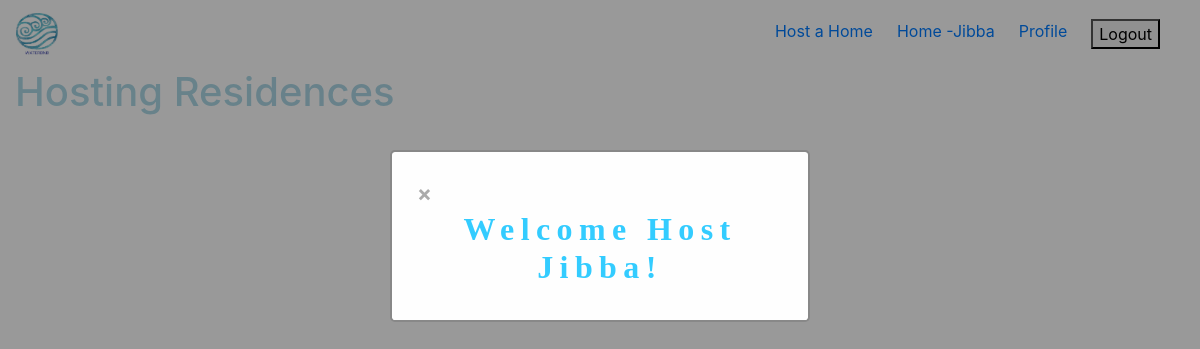
Before: /host_homepage.php (signed in) with the older database file.
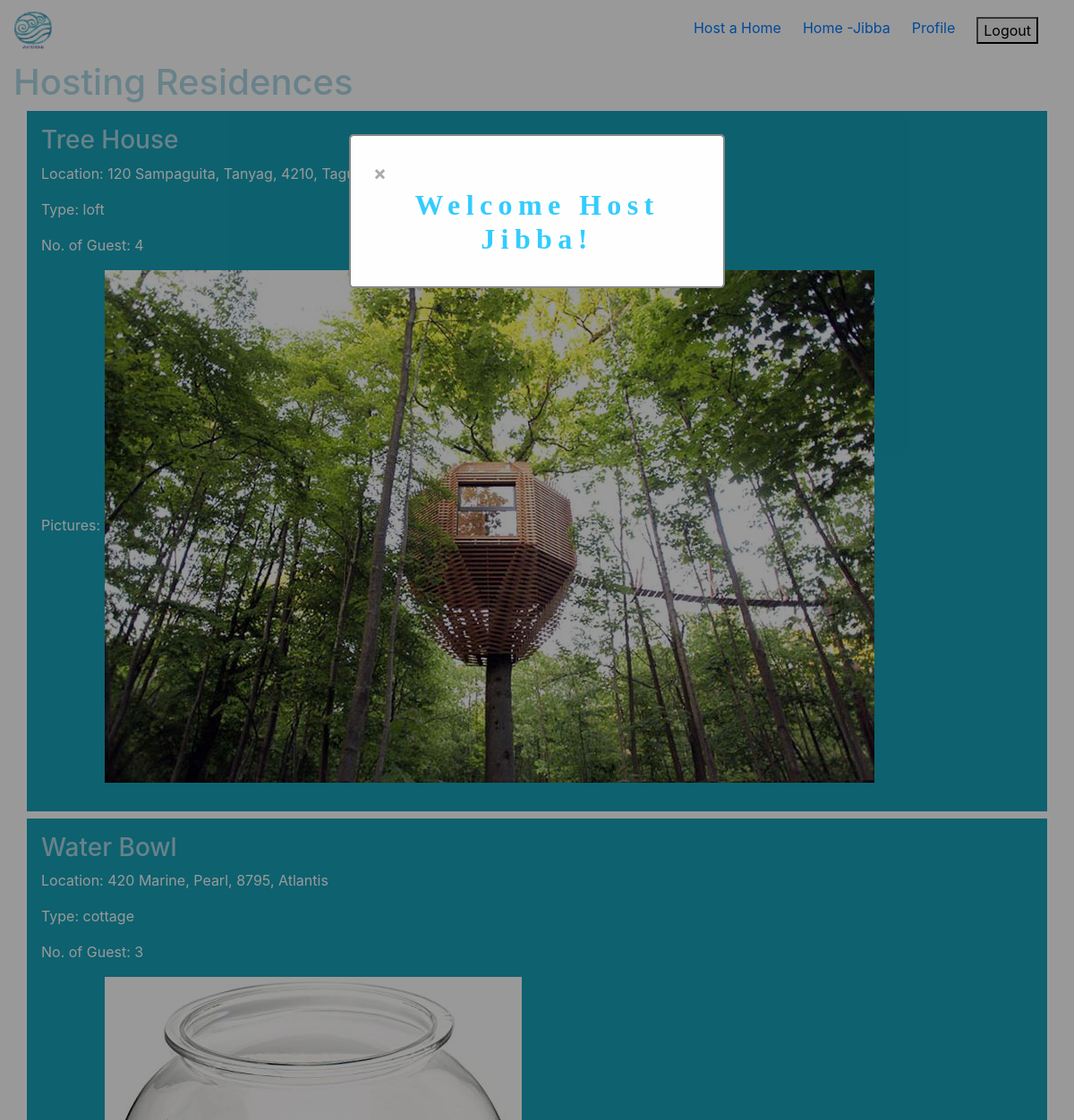
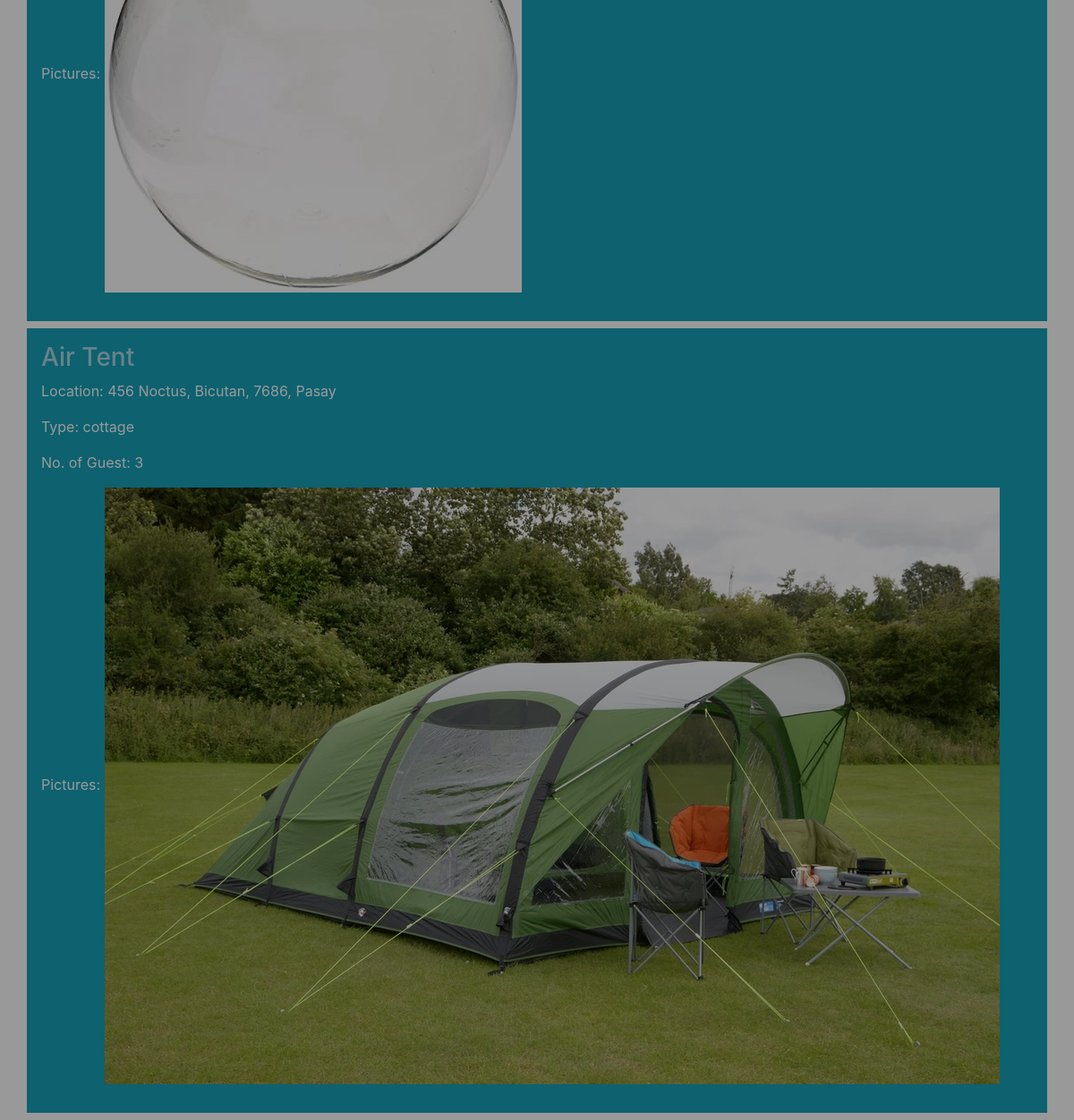
After: the same page with the newer database file (2 pictures, top to bottom).
### tables this page shows
CREATE TABLE `residenceimg` (
  `ImageID` int(11) NOT NULL,
  `ResidenceID` int(11) NOT NULL
);

CREATE TABLE `residence` (
  `ResidenceID` int(11) NOT NULL,
  `ResidenceName` tinytext NOT NULL,
  `ResidenceType` tinytext NOT NULL,
  `GuestNumber` int(5) NOT NULL,
  `StreetNumber` int(5) NOT NULL,
  `StreetName` tinytext NOT NULL,
  `Barangay` tinytext NOT NULL,
  `ZIPCode` int(5) NOT NULL,
  `City` tinytext NOT NULL,
  `RentalFee` int(11) NOT NULL,
  `UserID` int(11) NOT NULL
);

### host_homepage.php (the view)
<?php
include "host_index.php";
$uid = $_SESSION['userId'];
echo '
	<div class="container-fluid">
	<h1>Hosting Residences</h1>';
$sql = "SELECT * FROM Residence WHERE UserID = $uid";
$result = mysqli_query($conn, $sql);
$queryResults = mysqli_num_rows($result);
if ($queryResults > 0) {
	while ($row = mysqli_fetch_assoc($result)) {
		$imgid = $row['ResidenceID'];
		$sqlImg = "SELECT * FROM residenceimg WHERE ResidenceID = '$imgid' ";
		$resultImg = mysqli_query($conn, $sqlImg);
		while ($rowImg = mysqli_fetch_assoc($resultImg)) {
			echo "
			<div class = 'container p-3 mb-2 bg-info text-white'>
				<a href='reserve_home.php'><h3>" . $row['ResidenceName'] . "</h3></a>
				<p>Location: " . $row['StreetNumber'] . " " . $row['StreetName'] . ", " . $row['Barangay'] . ", " . $row['ZIPCode'] . ", " . $row['City'] . "</p>
				<p>Type: " . $row['ResidenceType'] . "</p>
				<p>No. of Guest: " . $row['GuestNumber'] . "</p>
				<p>Pictures: <img src='includes/uploads/residence" . $imgid . ".jpg'>
			</div>";
		}
	}
}
echo "</div>";

### header.php (shortened to what this page needs)
<!DOCTYPE html>
<html>
<head>
	<link rel="stylesheet" href="css/bootstrap/css/bootstrap.css">
	<link rel="stylesheet" href="css/style.css">
</head>
<body>

### host_index.php (shortened to what this page needs)
<?php
include "header.php";
?>
<main>
    <?php
    if (isset($_SESSION['userId'])) {
        echo '
            <nav class="navbar navbar-default">
                <div class="navbar-header">
                    <a class="navbar-brand" href="host_homepage.php">
                        <img src="img/logo.jpg" height="42" width="42">
                </div>
                <ul  class="nav">
                    <li class="nav-item mr-4 "><a href="host_home.php">Host a Home</a></li>
                    <li class="nav-item mr-4 "><a href="host_homepage.php">Home -' . $_SESSION['userUid'] . '</a></li>
                    <li class="nav-item mr-4 "><a href="#">Profile</a></li>
                    <li class="nav-item mr-4 "><form action="includes/logout.inc.php" method="post">
                        <button type="submit" name="logout-submit">Logout</button>
                        </form></li>
                </ul>
            </nav>
            <div id="myModal" class="modal">
                <div class="modal-content">
                    <span class="poof">&times;</span>
                    <h2>Welcome Host ' . $_SESSION['userUid'] . '!</h2>
                </div>
            </div>
            ';
    } else {
        header("Location: index.php");
    }
    ?>
</main>
<?php
require "footer.php";
?>

### footer.php (shortened to what this page needs)
</body>
</html>

### css/style.css (style rules this page uses)
.modal { display: none; position: fixed; z-index: 1; padding-top: 150px; left: 0; top: 0; width: 100%; height: 100%; overflow: auto; background-color: rgb(0,0,0); background-color: rgba(0,0,0,0.4); }
.modal-content { background-color: #fefefe; margin: auto; padding: 25px; border: 2px solid #888; width: 35%; }
.modal-content h2 { font-family: Tahoma; font-weight: 800; text-align: center; color: #33ccff; letter-spacing: 0.2em; }
.poof { color: #aaaaaa; float: right; clear: left; font-size: 22px; font-weight: bold; }

Changed rows visible on the page:
added residenceimg: ResidenceID.ResidenceName "Tree House", ResidenceID.StreetNumber "120", ResidenceID.StreetName "Sampaguita", ResidenceID.Barangay "Tanyag", ResidenceID.ZIPCode "4210", ResidenceID.City "Taguig", ResidenceID.ResidenceType "loft", ResidenceID.GuestNumber "4", shows a picture
added residenceimg: ResidenceID.ResidenceName "Water Bowl", ResidenceID.StreetNumber "420", ResidenceID.StreetName "Marine", ResidenceID.Barangay "Pearl", ResidenceID.ZIPCode "8795", ResidenceID.City "Atlantis", ResidenceID.ResidenceType "cottage", ResidenceID.GuestNumber "3", shows a picture
added residenceimg: ResidenceID.ResidenceName "Air Tent", ResidenceID.StreetNumber "456", ResidenceID.StreetName "Noctus", ResidenceID.Barangay "Bicutan", ResidenceID.ZIPCode "7686", ResidenceID.City "Pasay", ResidenceID.ResidenceType "cottage", ResidenceID.GuestNumber "3", shows a picture
